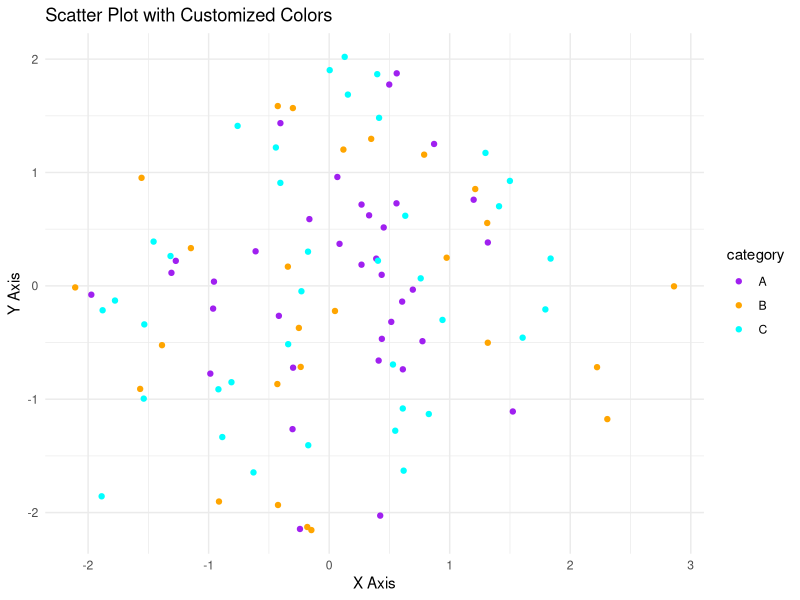

This chart was generated by the following R code:
#Create a ggplot plot with customized colors for different categories.
library(ggplot2)
data <- data.frame(
  x = rnorm(100),        
  y = rnorm(100),        
  category = sample(c("A", "B", "C"), 100, replace = TRUE)  
)
plot <- ggplot(data, aes(x = x, y = y, color = category)) +
  geom_point() +  
  scale_color_manual(values = c("A" = "purple", "B" = "orange", "C" = "cyan")) +  
  labs(title = "Scatter Plot with Customized Colors", 
       x = "X Axis", 
       y = "Y Axis") + 
  theme_minimal()
print(plot)
